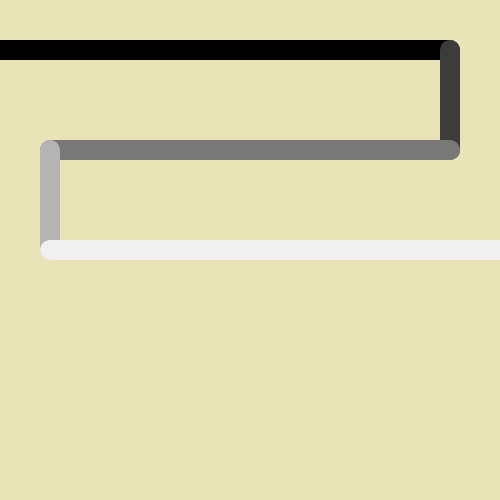
Frame 1 (no input)
Frame 60 (no input): identical to frame 1, image omitted
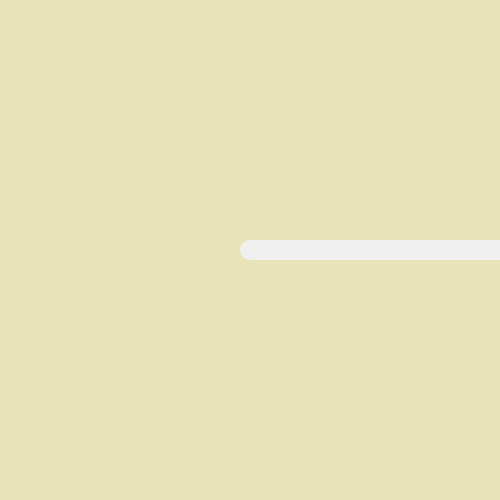
Frame 120 (the mouse pressed at the canvas centre since frame 60)

The p5.js sketch that drew these frames (run headless with seeded random() and noise() and a simulated clock; from frame 60 on, the mouse is pressed at the canvas centre):

// p5.js sketch
// ── sketch.js
function setup() {
  // put setup code here
  createCanvas(500,500);
  background(232, 228, 183);
}

// Set variables to determine how long out lines will be
const thickness = 20;
const line1YPosition = 50;
const line2Yend = 150;
const line4Yend = 250;

function draw() {
  background(232, 228, 183);
  
  stroke(0);
  strokeWeight(thickness);
  strokeCap(ROUND);
  
  // Line 1
  if( mouseY < line1YPosition ) {
    line( Math.min(mouseX, 450), line1YPosition, 450, line1YPosition);
  }
  
  // Line 2
  if( mouseY < line2Yend - thickness / 2 ) {
    stroke(60);
    line(450, Math.max(mouseY, line1YPosition), 450, line2Yend);
  }
  
  // Line 3
  stroke(120);
  if( mouseY < line2Yend - thickness / 2 ) {
    line(450, line2Yend, 50, line2Yend);
  } else if ( mouseY < line2Yend + thickness / 2 ) {
    line(50, line2Yend, Math.max(Math.min(mouseX, 450), 50), line2Yend);
  }
  
  // Line 4
  if( mouseY < line4Yend ) {
    stroke(180);
    line(50, Math.max(mouseY, line2Yend), 50, line4Yend);
  }
  
  // Line 5
    
  stroke(240);
  if( mouseY < line4Yend ) {
    line(50, line4Yend, 500, line4Yend);
  } else {
    line(Math.max(mouseX, 50), line4Yend, 500, line4Yend);
  }
  
}
